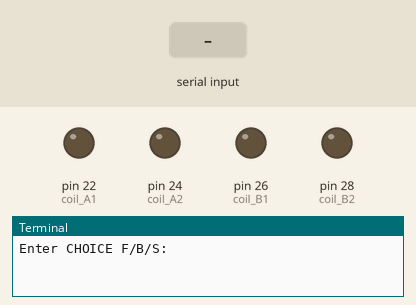
A program run on a simulated Raspberry Pi (header pin numbers). Parts: output pins drawn as LEDs (lit = HIGH), the last lines printed to the terminal. The test bench sets the inputs (shaded band).

Above: at 1.2 s.
1.3 s: "F" typed at the terminal, then Enter
At 2.1 s:
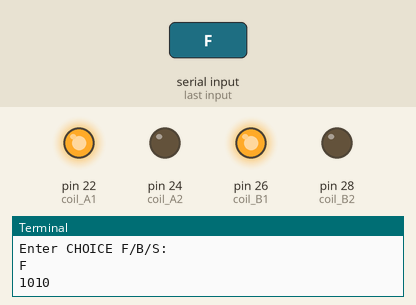
At 2.9 s:
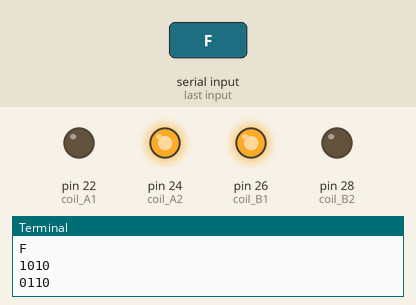
Timing chart, 0 to 10.8 s (numbered marks = the images above; inputs shaded):
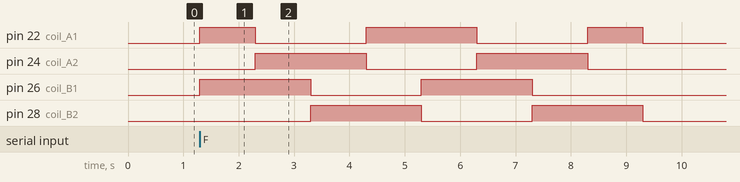

The program:

stepper_motor.py
```python
import RPi.GPIO as GPIO
from time import sleep

coil_A1 = 22
coil_A2 = 24
coil_B1 = 26
coil_B2 = 28

GPIO.setmode(GPIO.BOARD)
GPIO.setup(coil_A1, GPIO.OUT)
GPIO.setup(coil_B1, GPIO.OUT)
GPIO.setup(coil_A2, GPIO.OUT)
GPIO.setup(coil_B2, GPIO.OUT)

forward = ['1010','0110','0101','1001']
backward = ['1001','0101','0110','1010']

def set_step (step):
    GPIO.output(coil_A1, step[0]=='1')
    GPIO.output(coil_A2, step[1]=='1')
    GPIO.output(coil_B1, step[2]=='1')
    GPIO.output(coil_B2, step[3]=='1')

def forw (delay,steps):
    for i in range(steps):
        for step in forward:
            print(step)
            set_step(step)
            sleep(delay)

def back (delay,steps):
    for i in range(steps):
        for step in backward:
            print(step)
            set_step(step)
            sleep(delay)

while True :
    choice = input ("Enter CHOICE F/B/S: ")
    if (choice == "F"):
        set_step("0000")
        forw(1,2)
        set_step("0000")
        sleep(2)

    if (choice == "B"):
        set_step("0000")
        back(1,2)
        set_step("0000")
        sleep(2)

    if (choice == "S"):
        print("Stopping")
        break
```

Measured:
- after the input at 1.3 s, pin 22 (coil_A1): goes HIGH 1.0 s, LOW 2.0 s, HIGH 2.0 s, LOW 2.0 s, HIGH 1.0 s, then LOW, starting at once; pin 24 (coil_A2): alternates HIGH for 2.0 s and LOW for 2.0 s, 4 changes in all, then stays LOW, starting after 1.0 s
